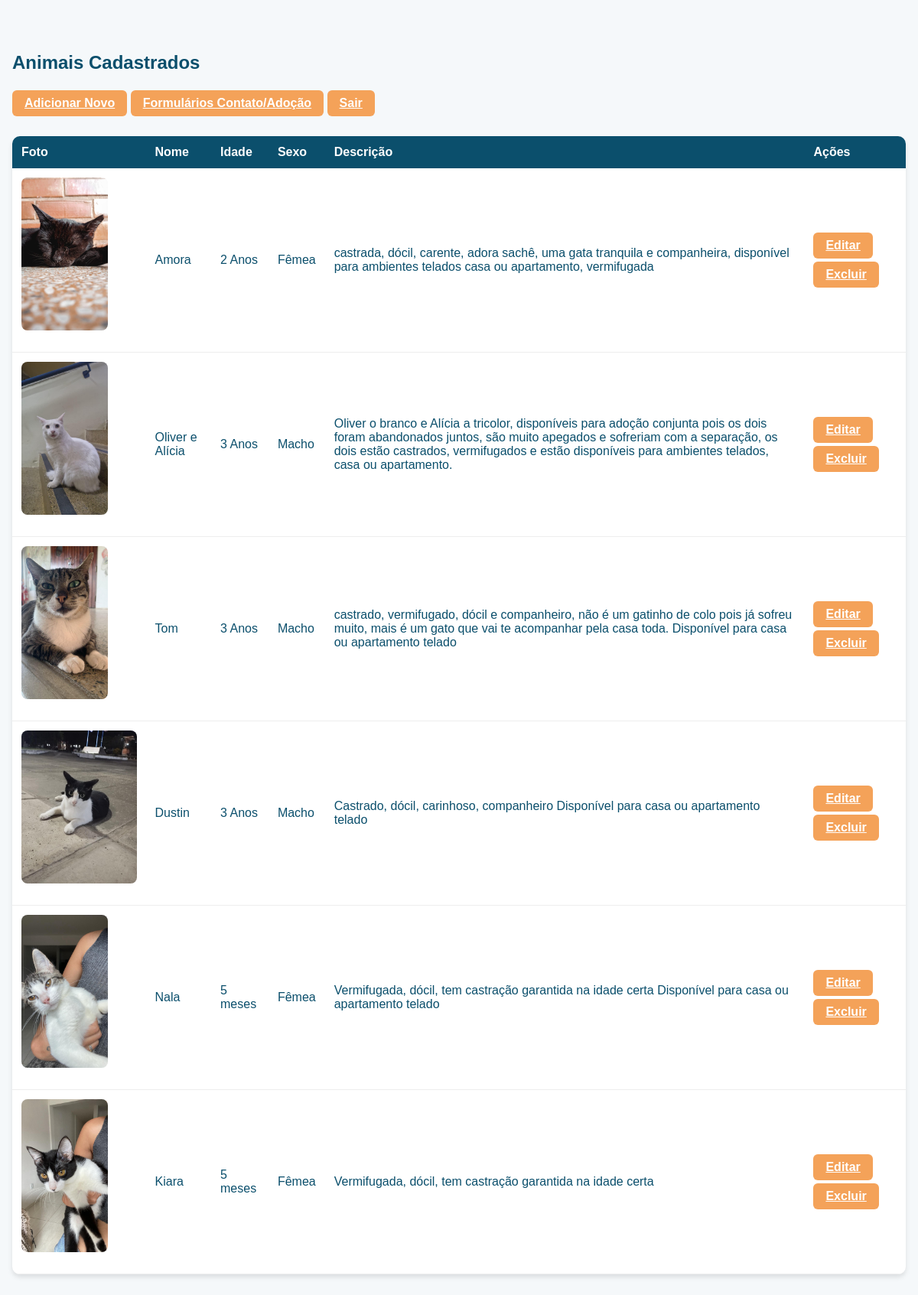
Screenshot of /admin/animais-admin.php (signed in) with the database file from the repository.
### tables this page shows
CREATE TABLE `adocao` (
  `id` int(11) NOT NULL,
  `nome` varchar(100) NOT NULL,
  `idade` varchar(50) NOT NULL,
  `sexo` enum('Macho','Fêmea') NOT NULL,
  `descricao` text DEFAULT NULL,
  `imagem` varchar(255) DEFAULT NULL
);

CREATE TABLE `adocao_fotos` (
  `id` int(11) NOT NULL,
  `id_animal` int(11) NOT NULL,
  `caminho_foto` varchar(255) DEFAULT NULL
);

### admin/animais-admin.php (the view, shortened to what this page needs)
<?php
include 'config.inc.php';
$stmt = $pdo->query("SELECT * FROM adocao ORDER BY id DESC");
$animais = $stmt->fetchAll(PDO::FETCH_ASSOC);
function primeira_foto($pdo, $id){
    $s = $pdo->prepare("SELECT caminho_foto FROM adocao_fotos WHERE id_animal = ? LIMIT 1");
    $s->execute([$id]);
    return $s->fetchColumn();
}
?>
<!DOCTYPE html>
<html lang="pt-br">
<head>
    <link rel="stylesheet" href="../assets/css/admin.css">
</head>
<body>
<div class="admin-container">
    <h2>Animais Cadastrados</h2>
    <div class="admin-actions">
    <a class="btn" href="animais-cadastro-form.php">Adicionar Novo</a>
    <a class="btn" href="formularios_adocao.php">Formulários Contato/Adoção</a>
    <a class="btn" href="logout.php">Sair</a>
</div>
    <table>
        <thead>
            <tr>
                <th>Foto</th>
                <th>Nome</th>
                <th>Idade</th>
                <th>Sexo</th>
                <th>Descrição</th>
                <th>Ações</th>
            </tr>
        </thead>
        <tbody>
        <?php foreach($animais as $animal): ?>
            <tr>
                <td>
                    <?php
                        $img = primeira_foto($pdo, $animal['id']);
                        if($img && file_exists('../'.$img)): ?>
                        <img src="../<?= htmlspecialchars($img) ?>" class="img-preview" alt="Imagem">
                    <?php else: ?>
                        Sem foto
                    <?php endif; ?>
                </td>
                <td><?= htmlspecialchars($animal['nome']) ?></td>
                <td><?= htmlspecialchars($animal['idade']) ?></td>
                <td><?= htmlspecialchars($animal['sexo']) ?></td>
                <td><?= htmlspecialchars($animal['descricao']) ?></td>
                <td>
                    <a class="btn" href="animais-altera-form.php?id=<?= $animal['id'] ?>">Editar</a>
                    <a class="btn" href="animais-excluir.php?id=<?= $animal['id'] ?>" onclick="return confirm('Deseja realmente excluir?')">Excluir</a>
                </td>
            </tr>
        <?php endforeach; ?>
        </tbody>
    </table>
</div>
</body>
</html>

### assets/css/admin.css (style rules this page uses)
body { font-family: 'Plus Jakarta Sans', sans-serif; background-color: #f5f8fa; color: #0B4F6C; margin: 0; padding: 0; }
.admin-container { max-width: 1200px; margin: 2rem auto; padding: 1rem; }
table { width: 100%; border-collapse: collapse; margin-bottom: 2rem; background-color: #fff; border-radius: 10px; overflow: hidden; box-shadow: 0 4px 6px rgba(0,0,0,0.1); }
thead { background-color: #0B4F6C; color: #fff; }
thead th { padding: 12px; text-align: left; }
tbody td { padding: 12px; border-bottom: 1px solid #eee; }
button, .btn { display: inline-block; padding: 8px 16px; margin: 2px 0; background-color: #F4A259; color: #fff; border: none; border-radius: 6px; cursor: pointer; transition: all 0.2s ease-in-out; font-weight: bold; }
.img-preview { display: block; max-width: 200px; max-height: 200px; margin-bottom: 1rem; border-radius: 8px; object-fit: cover; }
.admin-actions { margin-bottom: 1.5rem; }

### rows the page displays
adocao: id.caminho_foto (picture), nome "Amora", idade "2 Anos", sexo "Fêmea", descricao "castrada, dócil, carente, adora sachê, uma gata tranquila e companheira, disponível para ambientes telados casa ou apartamento, vermifugada"
adocao: id.caminho_foto (picture), nome "Oliver e Alícia", idade "3 Anos", sexo "Macho", descricao "Oliver o branco e Alícia a tricolor, disponíveis para adoção conjunta pois os dois foram abandonados juntos, são muito apegados e sofreriam com a separação, os dois estão castrados, vermifugados e estão disponíveis para ambientes telados, casa ou apartamento."
adocao: id.caminho_foto (picture), nome "Tom", idade "3 Anos", sexo "Macho", descricao "castrado, vermifugado, dócil e companheiro, não é um gatinho de colo pois já sofreu muito, mais é um gato que vai te acompanhar pela casa toda. Disponível para casa ou apartamento telado"
adocao: id.caminho_foto (picture), nome "Dustin", idade "3 Anos", sexo "Macho", descricao "Castrado, dócil, carinhoso, companheiro Disponível para casa ou apartamento telado"
adocao: id.caminho_foto (picture), nome "Nala", idade "5 meses", sexo "Fêmea", descricao "Vermifugada, dócil, tem castração garantida na idade certa Disponível para casa ou apartamento telado"
adocao: id.caminho_foto (picture), nome "Kiara", idade "5 meses", sexo "Fêmea", descricao "Vermifugada, dócil, tem castração garantida na idade certa"
